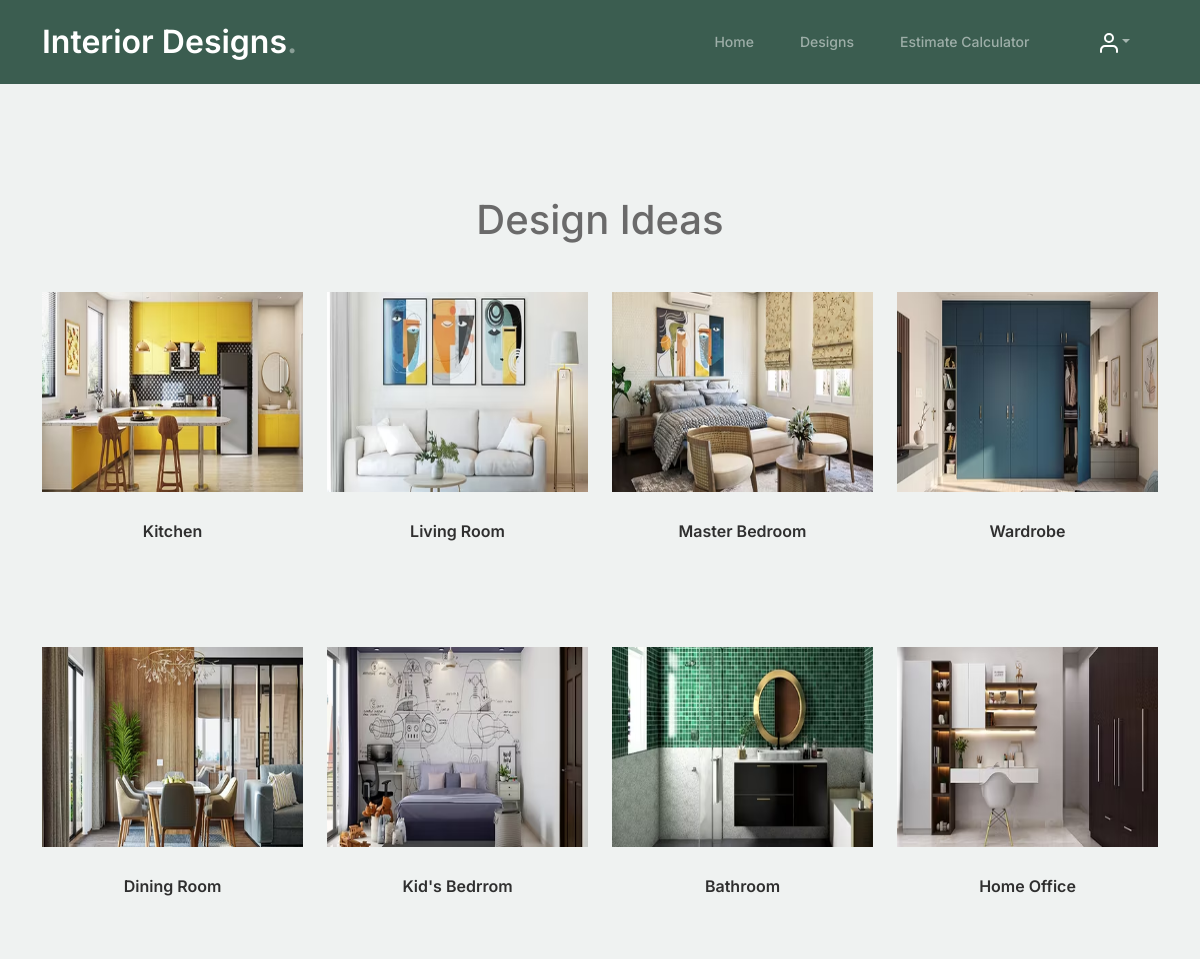
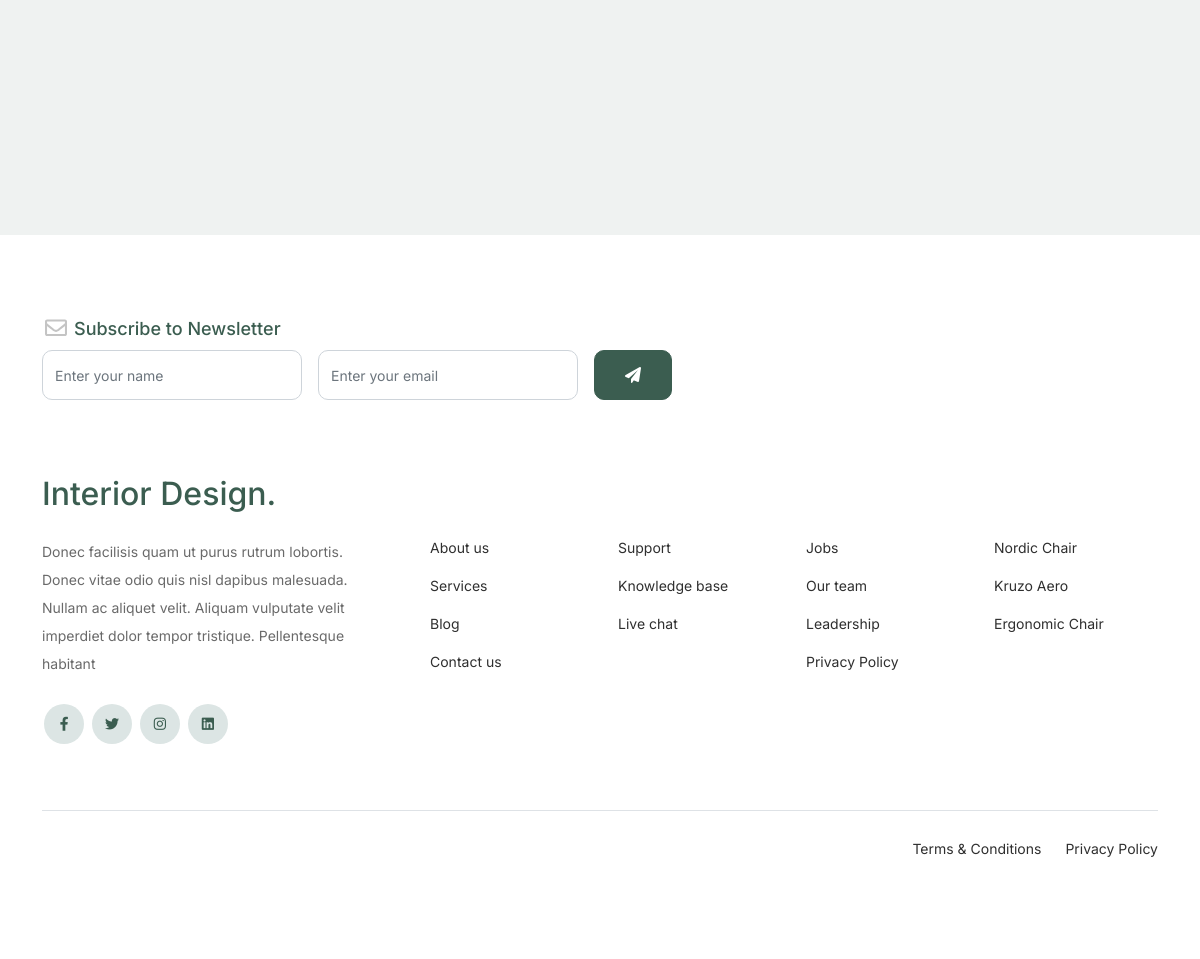
The page /DesignApp/category_page/ on the database its author committed (2 pictures, top to bottom).
### AdminApp/models.py (models this page shows, shortened)
class DesignCategoryDb(models.Model):
    CategoryName = models.CharField(max_length=100, unique=True)
    CategoryImage = models.ImageField(upload_to="Design Category", null=True, blank=True)

### DesignApp/views.py (the view)
# urls.py: path('category_page/', views.category_page, name="category_page"),
def category_page(request):
    data = DesignCategoryDb.objects.all()
    return render(request, "category.html", {'data': data})

### DesignApp/templates/category.html (shortened to what this page needs)
<!doctype html>
{%load static %}
<html lang="en">
<head>
    <link href="{% static 'designstyles/css/bootstrap.min.css' %}" rel="stylesheet">
    <link href="https://cdnjs.cloudflare.com/ajax/libs/font-awesome/6.0.0-beta3/css/all.min.css" rel="stylesheet">
    <link href="{% static 'designstyles/css/tiny-slider.css' %}" rel="stylesheet">
    <link href="{% static 'designstyles/css/style.css' %}" rel="stylesheet">
</head>
<body>
<nav class="custom-navbar navbar navbar navbar-expand-md navbar-dark bg-dark" aria-label="Furni navigation bar">
    <div class="container">
        <a class="navbar-brand" href="">Interior Designs<span>.</span></a>
        <div class="collapse navbar-collapse" id="navbarsFurni">
            <ul class="custom-navbar-nav navbar-nav ms-auto mb-2 mb-md-0">
                <li class="nav-item ">
                    <a class="nav-link" href="{% url 'home' %}">Home</a>
                </li>
                <li class="nav-item ">
                    <a class="nav-link" href="{% url 'category_page' %}">Designs</a>
                </li>
                 <li class="nav-item ">
                    <a class="nav-link" href="{% url 'estimate_page' %}">Estimate Calculator</a>
                </li>
            </ul>
            <ul class="custom-navbar-cta navbar-nav mb-2 mb-md-0 ms-5">
                <li class="nav-item dropdown">
                    <a class="nav-link dropdown-toggle" data-bs-toggle="dropdown" href="#" role="button"
                       aria-expanded="false"><img src="{% static 'designstyles/images/user.svg' %}"></a>
                </li>
            </ul>
        </div>
    </div>
</nav>
<div class="untree_co-section product-section before-footer-section">
    <div class="container">
        <h1 class="text-center mb-5">Design Ideas</h1>
        <div class="row">
            {% for d in data %}
            <div class="col-12 col-md-4 col-lg-3 mb-5">
                <a class="product-item" href="{% url 'filter_design' ct_name=d.CategoryName %}">
                    <img src="{{d.CategoryImage.url}}" style="height: 200px;" class="img-fluid product-thumbnail">
                    <h3 class="product-title">{{d.CategoryName}}</h3>
                </a>
            </div>
            {% endfor %}
        </div>
    </div>
</div>
<footer class="footer-section">
    <div class="container relative">
        <div class="row">
            <div class="col-lg-8">
                <div class="subscription-form">
                    <h3 class="d-flex align-items-center"><span class="me-1"><img
                            src="{% static 'designstyles/images/envelope-outline.svg' %}" alt="Image" class="img-fluid"></span><span>Subscribe to Newsletter</span>
                    </h3>
                    <form action="#" class="row g-3">
                        <div class="col-auto">
                            <input type="text" class="form-control" placeholder="Enter your name">
                        </div>
                        <div class="col-auto">
                            <input type="email" class="form-control" placeholder="Enter your email">
                        </div>
                        <div class="col-auto">
                            <button class="btn btn-primary">
                                <span class="fa fa-paper-plane"></span>
                            </button>
                        </div>
                    </form>
                </div>
            </div>
        </div>
        <div class="row g-5 mb-5">
            <div class="col-lg-4">
                <div class="mb-4 footer-logo-wrap"><a href="#" class="footer-logo">Interior Design<span>.</span></a>
                </div>
                <p class="mb-4">Donec facilisis quam ut purus rutrum lobortis. Donec vitae odio quis nisl dapibus
                    malesuada. Nullam ac aliquet velit. Aliquam vulputate velit imperdiet dolor tempor tristique.
                    Pellentesque habitant</p>
                <ul class="list-unstyled custom-social">
                    <li><a href="#"><span class="fa fa-brands fa-facebook-f"></span></a></li>
                    <li><a href="#"><span class="fa fa-brands fa-twitter"></span></a></li>
                    <li><a href="#"><span class="fa fa-brands fa-instagram"></span></a></li>
                    <li><a href="#"><span class="fa fa-brands fa-linkedin"></span></a></li>
                </ul>
            </div>
            <div class="col-lg-8">
                <div class="row links-wrap">
                    <div class="col-6 col-sm-6 col-md-3">
                        <ul class="list-unstyled">
                            <li><a href="#">About us</a></li>
                            <li><a href="#">Services</a></li>
                            <li><a href="#">Blog</a></li>
                            <li><a href="#">Contact us</a></li>
                        </ul>
                    </div>
                    <div class="col-6 col-sm-6 col-md-3">
                        <ul class="list-unstyled">
                            <li><a href="#">Support</a></li>
                            <li><a href="#">Knowledge base</a></li>
                            <li><a href="#">Live chat</a></li>
                        </ul>
                    </div>
                    <div class="col-6 col-sm-6 col-md-3">
                        <ul class="list-unstyled">
                            <li><a href="#">Jobs</a></li>
                            <li><a href="#">Our team</a></li>
                            <li><a href="#">Leadership</a></li>
                            <li><a href="#">Privacy Policy</a></li>
                        </ul>
                    </div>
                    <div class="col-6 col-sm-6 col-md-3">
                        <ul class="list-unstyled">
                            <li><a href="#">Nordic Chair</a></li>
                            <li><a href="#">Kruzo Aero</a></li>
                            <li><a href="#">Ergonomic Chair</a></li>
                        </ul>
                    </div>
                </div>
            </div>
        </div>
        <div class="border-top copyright">
            <div class="row pt-4">
                <div class="col-lg-6">
                </div>
                <div class="col-lg-6 text-center text-lg-end">
                    <ul class="list-unstyled d-inline-flex ms-auto">
                        <li class="me-4"><a href="#">Terms &amp; Conditions</a></li>
                        <li><a href="#">Privacy Policy</a></li>
                    </ul>
                </div>
            </div>
        </div>
    </div>
</footer>
</body>
</html>

### DesignApp/static/designstyles/css/style.css (style rules this page uses)
body { overflow-x: hidden; position: relative; }
body { font-family: "Inter", sans-serif; font-weight: 400; line-height: 28px; color: #6a6a6a; font-size: 14px; background-color: #eff2f1; }
a { text-decoration: none; -webkit-transition: .3s all ease; -o-transition: .3s all ease; transition: .3s all ease; color: #2f2f2f; text-decoration: underline; }
.custom-navbar { background: #3b5d50 !important; padding-top: 20px; padding-bottom: 20px; }
.custom-navbar .navbar-brand { font-size: 32px; font-weight: 600; }
.custom-navbar .navbar-brand > span { opacity: .4; }
@media (min-width: 992px) { .custom-navbar .custom-navbar-nav li { margin-left: 15px; margin-right: 15px; } }
.custom-navbar .custom-navbar-nav li a { font-weight: 500; color: #ffffff !important; opacity: .5; -webkit-transition: .3s all ease; -o-transition: .3s all ease; transition: .3s all ease; position: relative; }
@media (min-width: 768px) { .custom-navbar .custom-navbar-nav li a:before { content: ""; position: absolute; bottom: 0; left: 8px; right: 8px; background: #f9bf29; height: 5px; opacity: 1; visibility: visible; width: 0; -webkit-transition: .15s all ease-out; -o-transition: .15s all ease-out; transition: .15s all ease-out; } }
.custom-navbar .custom-navbar-cta { margin-left: 0 !important; -webkit-box-orient: horizontal; -webkit-box-direction: normal; -ms-flex-direction: row; flex-direction: row; }
@media (min-width: 768px) { .custom-navbar .custom-navbar-cta { margin-left: 40px !important; } }
.custom-navbar .custom-navbar-cta li { margin-left: 0px; margin-right: 0px; }
.custom-navbar .custom-navbar-cta li:first-child { margin-right: 20px; }
.btn { font-weight: 600; padding: 12px 30px; border-radius: 30px; color: #ffffff; background: #2f2f2f; border-color: #2f2f2f; }
.btn.btn-primary { background: #3b5d50; border-color: #3b5d50; }
.product-section { padding: 7rem 0; }
.product-section .product-item { text-align: center; text-decoration: none; display: block; position: relative; padding-bottom: 50px; cursor: pointer; }
.product-section .product-item .product-thumbnail { margin-bottom: 30px; position: relative; top: 0; -webkit-transition: .3s all ease; -o-transition: .3s all ease; transition: .3s all ease; }
.product-section .product-item h3 { font-weight: 600; font-size: 16px; }
.product-section .product-item h3, .product-section .product-item strong { color: #2f2f2f; text-decoration: none; }
.product-section .product-item:before { bottom: 0; left: 0; right: 0; position: absolute; content: ""; background: #dce5e4; height: 0%; z-index: -1; border-radius: 10px; -webkit-transition: .3s all ease; -o-transition: .3s all ease; transition: .3s all ease; }
.before-footer-section { padding: 7rem 0 12rem 0 !important; }
.footer-section { padding: 80px 0; background: #ffffff; }
.footer-section .relative { position: relative; }
.footer-section a { text-decoration: none; color: #2f2f2f; -webkit-transition: .3s all ease; -o-transition: .3s all ease; transition: .3s all ease; }
.footer-section .subscription-form { margin-bottom: 40px; position: relative; z-index: 2; margin-top: 100px; }
@media (min-width: 992px) { .footer-section .subscription-form { margin-top: 0px; margin-bottom: 80px; } }
.footer-section .subscription-form h3 { font-size: 18px; font-weight: 500; color: #3b5d50; }
.footer-section .subscription-form .form-control { height: 50px; border-radius: 10px; font-family: "Inter", sans-serif; }
.footer-section .subscription-form .btn { border-radius: 10px !important; }
.footer-section .links-wrap { margin-top: 0px; }
@media (min-width: 992px) { .footer-section .links-wrap { margin-top: 54px; } }
.footer-section .links-wrap ul li { margin-bottom: 10px; }
.footer-section .footer-logo-wrap .footer-logo { font-size: 32px; font-weight: 500; text-decoration: none; color: #3b5d50; }
.footer-section .custom-social li { margin: 2px; display: inline-block; }
.footer-section .custom-social li a { width: 40px; height: 40px; text-align: center; line-height: 40px; display: inline-block; background: #dce5e4; color: #3b5d50; border-radius: 50%; }
.footer-section .border-top { border-color: #dce5e4; }
.footer-section .border-top.copyright { font-size: 14px !important; }
.untree_co-section { padding: 7rem 0; }
.form-control { height: 50px; border-radius: 10px; font-family: "Inter", sans-serif; }

### rows shown on the page
DesignCategoryDb: CategoryImage (picture), CategoryName "Kitchen"
DesignCategoryDb: CategoryImage (picture), CategoryName "Living Room"
DesignCategoryDb: CategoryImage (picture), CategoryName "Master Bedroom"
DesignCategoryDb: CategoryImage (picture), CategoryName "Wardrobe"
DesignCategoryDb: CategoryImage (picture), CategoryName "Dining Room"
DesignCategoryDb: CategoryImage (picture), CategoryName "Kid's Bedrrom"
DesignCategoryDb: CategoryImage (picture), CategoryName "Bathroom"
DesignCategoryDb: CategoryImage (picture), CategoryName "Home Office"
